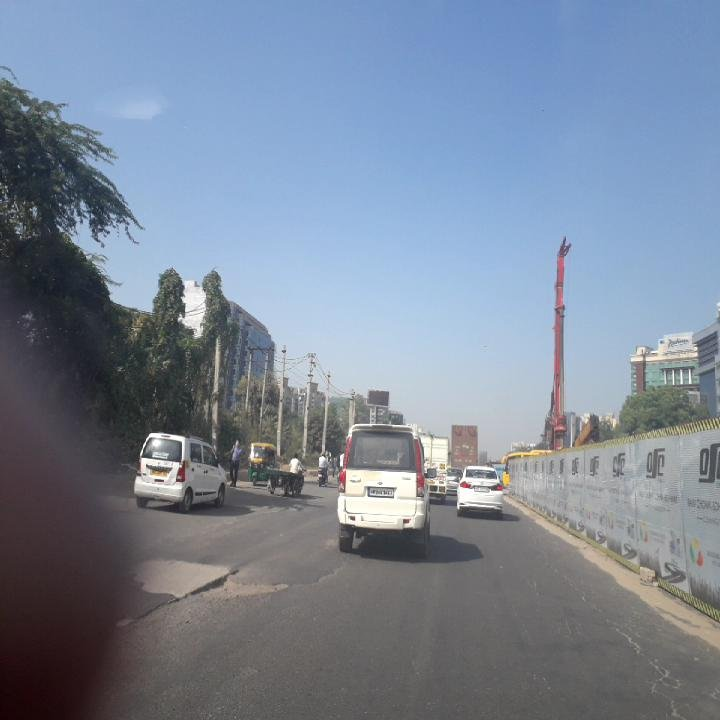
#> input picture backend/seed/images/India_000054.jpg, 720 x 720 px
$ python -i fraud_detection.py   (imports and definitions only)   (older library calls are emulated)
#> lines starting #> are read from the running program, lines starting #| are printed output that depends on the picture
### backend/classes.py
"""
Canonical road-defect class registry (RDD2022 codes).

Every model class name, whatever its spelling ('Potholes', 'pothole', 'D40',
'Longitudinal Crack', 'longitudinal_crack', ...), is normalised to one entry of
this registry. All other modules key their tables by `code`.
"""

from __future__ import annotations

import re
from typing import Optional

CLASSES: list[dict] = [
    {
        "id": 0,
        "code": "D00",
        "key": "longitudinal_crack",
        "label": "Longitudinal crack",
        "category": "Crack",
        "risk": "A crack running along the direction of traffic that lets water reach the base layer and widens under repeated wheel loads.",
        "repair": "Clean the crack and seal it with hot-poured bituminous sealant; patch the full depth if the edges have broken away.",
    },
    {
        "id": 1,
        "code": "D10",
        "key": "transverse_crack",
        "label": "Transverse crack",
        "category": "Crack",
        "risk": "A crack across the lane, usually from temperature movement or a weak joint, that lets water in and starts to ravel at the edges.",
        "repair": "Rout and seal the crack; cut out and patch the section if it has opened wider than about 20 mm.",
    },
    {
        "id": 2,
        "code": "D20",
        "key": "alligator_crack",
        "label": "Alligator crack",
        "category": "Crack",
        "risk": "Interconnected fatigue cracking that shows the pavement structure is failing under load and will break out into potholes.",
        "repair": "Remove the cracked area and rebuild it with a full-depth patch, or mill and overlay the stretch if the cracking is widespread.",
    },
    {
        "id": 3,
        "code": "D40",
        "key": "pothole",
        "label": "Pothole",
        "category": "Pothole",
        "risk": "A hole in the surface that damages vehicles, makes two-wheelers swerve and grows quickly with traffic and rain.",
        "repair": "Cut the edges square, clean and tack-coat the hole, then fill and compact it with hot-mix asphalt (cold mix as a temporary fix in rain).",
    },
]

BY_CODE: dict[str, dict] = {c["code"]: c for c in CLASSES}
BY_KEY: dict[str, dict] = {c["key"]: c for c in CLASSES}
CRACK_CODES = frozenset({"D00", "D10", "D20"})


def _squash(name: str) -> str:
    """Lower-case and drop spaces, underscores, hyphens and slashes."""
    return re.sub(r"[\s_\-/]+", "", str(name).strip().lower())


_ALIASES: dict[str, str] = {}
for _c in CLASSES:
    for _alias in (_c["code"], _c["key"], _c["label"]):
        _ALIASES[_squash(_alias)] = _c["code"]
_ALIASES.update({
    _squash("potholes"): "D40",
    _squash("pot hole"): "D40",
    _squash("longitudinal"): "D00",
    _squash("longitudinal cracks"): "D00",
    _squash("transverse"): "D10",
    _squash("transverse cracks"): "D10",
    _squash("alligator"): "D20",
    _squash("alligator cracks"): "D20",
    _squash("fatigue crack"): "D20",
})


# [8 lines left out: function normalize, not called in this run]


def code_of(name, default: str = "D00") -> str:
    entry = normalize(name)
    return entry["code"] if entry else default


def public_classes() -> list[dict]:
    return [{"id": c["id"], "code": c["code"], "key": c["key"], "label": c["label"]} for c in CLASSES]

### backend/fraud_detection.py
"""
RoadGuard AI report trust checks.
Multi-layer checks that keep fake or irrelevant citizen reports off the ledger.

Layers:
1. Image authenticity — screen capture, AI-generated, stock photo detection
2. GPS validation — spoofing detection, land vs water check
3. Duplicate detection — same location radius matching
4. Behavioral analysis — submission rate, pattern anomalies
5. Content validation — irrelevant images, photos with no road defect
"""

import math
import time
import cv2
import numpy as np
from PIL import Image

from classes import normalize

# ── Rate limiting store ──
submission_history: dict[str, list[float]] = {}  # token → list of timestamps


def check_image_authenticity(image: Image.Image) -> dict:
    """
    Detect if image is a real photo or fake (screen capture, AI-generated, stock).
    Returns trust_score (0-100) and detailed flags.
    """
    img_np = np.array(image)
    h, w = img_np.shape[:2]
#> h = 720; w = 720
    gray = cv2.cvtColor(img_np, cv2.COLOR_RGB2GRAY)
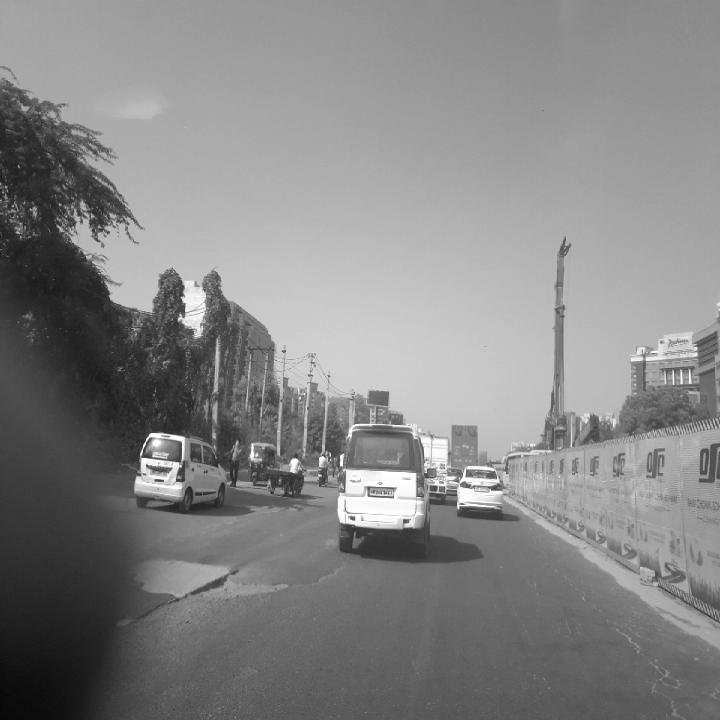
#> gray: shape (720, 720); min 7, max 255, mean 133.2
    flags = []
    penalties = []

    # ── 1. Moiré pattern detection (screen photos) ──
    f_transform = np.fft.fft2(gray.astype(float))
    f_shift = np.fft.fftshift(f_transform)
    magnitude = np.log(np.abs(f_shift) + 1)
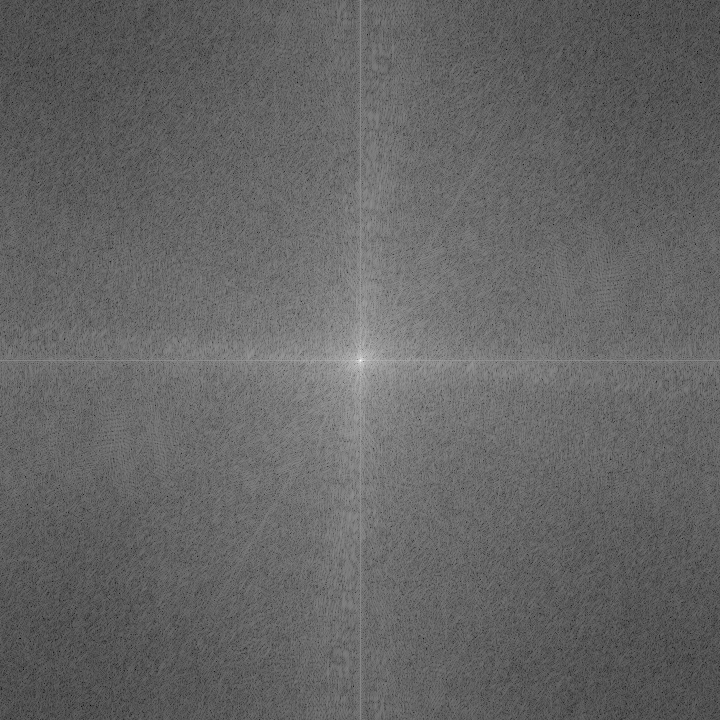
#> magnitude: shape (720, 720) float64; min 1.33, max 18.05, mean 8; drawn with min black and max white
    center_h, center_w = h // 2, w // 2
#> center_h = 360; center_w = 360
    # Check for periodic spikes in frequency domain
    outer = magnitude[center_h - h // 4:center_h + h // 4, center_w - w // 4:center_w + w // 4]
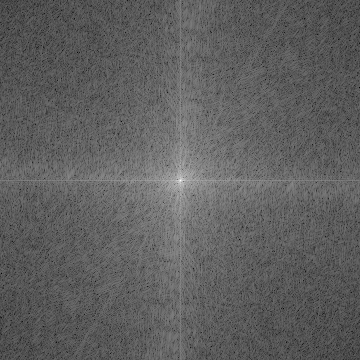
#> outer: shape (360, 360) float64; min 3.61, max 18.05, mean 9.03; drawn with min black and max white
    freq_ratio = float(np.mean(outer) / (np.mean(magnitude) + 1e-6))
#> freq_ratio = 1.13
    if freq_ratio > 1.4:
        flags.append({"type": "moire_pattern", "severity": "high",
                       "detail": "Strong moiré pattern detected — likely photographed from a screen"})
        penalties.append(30)
    elif freq_ratio > 1.2:
        flags.append({"type": "moire_pattern", "severity": "medium",
                       "detail": "Mild periodic pattern — possible screen capture"})
        penalties.append(15)

    # ── 2. Resolution check ──
    if w < 300 or h < 300:
        flags.append({"type": "low_resolution", "severity": "high",
                       "detail": f"Image is only {w}x{h}px — suspiciously low for a phone camera"})
        penalties.append(20)
    elif w < 500 or h < 500:
        flags.append({"type": "low_resolution", "severity": "medium",
                       "detail": f"Image is {w}x{h}px — below typical phone camera resolution"})
        penalties.append(10)

    # ── 3. Brightness uniformity (screen backlight detection) ──
    row_means = np.mean(gray, axis=1)
#> row_means = 720 values, max 166.7 at index 237, min 78.31 at index 719, mean 133.2
    col_means = np.mean(gray, axis=0)
#> col_means = 720 values, max 158.9 at index 349, min 63.88 at index 9, mean 133.2
    row_var = float(np.var(np.diff(row_means)))
#> row_var = 0.838
    col_var = float(np.var(np.diff(col_means)))
#> col_var = 1.04
    if row_var < 3 and col_var < 3:
        flags.append({"type": "uniform_brightness", "severity": "high",
                       "detail": "Extremely uniform brightness — consistent with screen display"})
        penalties.append(25)
    elif row_var < 8 and col_var < 8:
        flags.append({"type": "uniform_brightness", "severity": "low",
                       "detail": "Relatively uniform brightness — may be artificial"})
        penalties.append(5)

    # ── 4. Edge sharpness / depth-of-field ──
    laplacian_var = float(cv2.Laplacian(gray, cv2.CV_64F).var())
#> laplacian_var = 382.9
    if laplacian_var < 20:
        flags.append({"type": "flat_image", "severity": "high",
                       "detail": "Very low edge variance — image appears artificially flat"})
        penalties.append(20)
    elif laplacian_var < 50:
        flags.append({"type": "flat_image", "severity": "low",
                       "detail": "Low edge variance — limited depth-of-field"})
        penalties.append(5)

    # ── 5. Color channel analysis (AI-generated images often have unnatural color distributions) ──
    hsv = cv2.cvtColor(img_np, cv2.COLOR_RGB2HSV)
#> hsv: shape (720, 720, 3); mean H, S, V 91, 52.3, 154.9
    sat_std = float(np.std(hsv[:, :, 1]))
#> sat_std = 37.49
    if sat_std < 15:
        flags.append({"type": "unnatural_color", "severity": "medium",
                       "detail": f"Very low color saturation variance ({sat_std:.1f}) — may be AI-generated or heavily filtered"})
        penalties.append(10)

    # ── 6. Aspect ratio check (screenshots have specific ratios) ──
    ratio = w / h if h > 0 else 1
#> ratio = 1
    screen_ratios = [16 / 9, 9 / 16, 4 / 3, 3 / 4, 16 / 10]  # Common screen ratios
    for sr in screen_ratios:
        if abs(ratio - sr) < 0.01:
            flags.append({"type": "screen_aspect_ratio", "severity": "low",
                           "detail": f"Image aspect ratio ({ratio:.3f}) exactly matches common screen ratio"})
            penalties.append(5)
            break
#> after the loop, penalties = [25]

    # ── 7. JPEG quality estimation ──
    # Low quality + high resolution = suspicious (re-saved many times)
    if w > 1000 and h > 1000:
        # Check for JPEG blocking artifacts
        block_diff = float(np.mean(np.abs(np.diff(gray[::8, :], axis=0))))
        if block_diff > 30:
            flags.append({"type": "compression_artifacts", "severity": "low",
                           "detail": "Heavy compression artifacts — image may have been re-saved multiple times"})
            penalties.append(5)

    # ── Calculate trust score ──
    total_penalty = min(sum(penalties), 90)  # Cap at 90 so we never go below 10
#> total_penalty = 25
    trust_score = max(10, 100 - total_penalty)
#> trust_score = 75

    # Classification
    if trust_score >= 75:
        verdict = "authentic"
        recommendation = "Image appears to be a genuine photograph"
    elif trust_score >= 50:
        verdict = "suspicious"
        recommendation = "Image has some anomalies — manual verification recommended"
    else:
        verdict = "likely_fake"
        recommendation = "Image is likely not a genuine photograph — review required"

    return {
        "trust_score": trust_score,
        "verdict": verdict,
        "flags": flags,
        "recommendation": recommendation,
        "checks_performed": 7,
        "penalties_applied": len(penalties),
    }


# [239 lines left out: functions check_gps_validity, check_duplicate_report, check_submission_rate, check_detection_relevance, run_full_fraud_check, not called in this run]

>>> import cv2
>>> picture = cv2.cvtColor(cv2.imread('seed/images/India_000054.jpg'), cv2.COLOR_BGR2RGB)
>>> result = check_image_authenticity(picture)
#> result = 6 items

$ run again, on backend/seed/images/India_000200.jpg
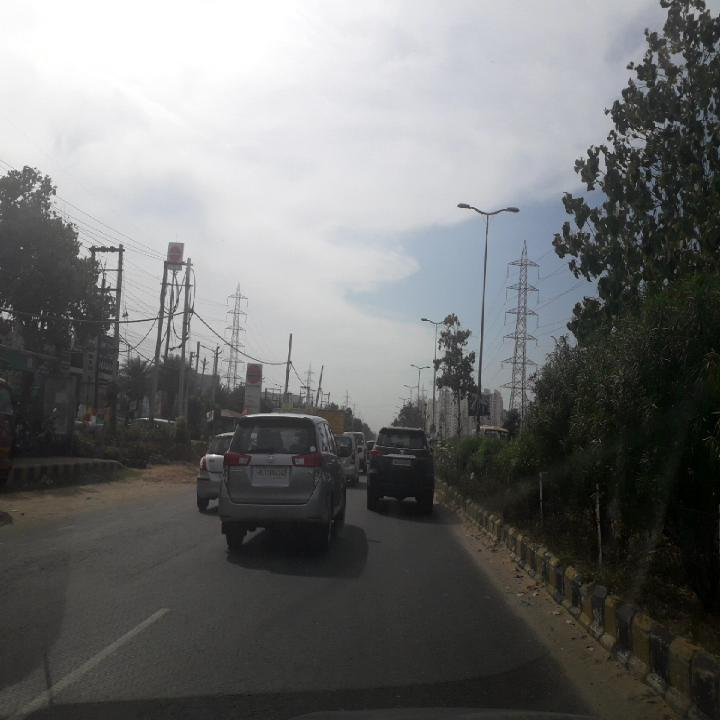
#> input picture backend/seed/images/India_000200.jpg, 720 x 720 px
#> in check_image_authenticity, `outer = magnitude[center_h - h // 4:center_h + h // 4, center_w - w //..`:
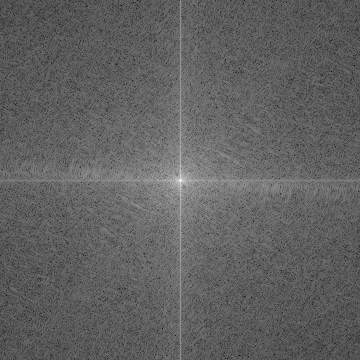
#> outer: shape (360, 360) float64; min 3.57, max 17.88, mean 9.05; drawn with min black and max white
#> freq_ratio = 1.11
#> row_means = 720 values, max 224.3 at index 8, min 34.64 at index 452, mean 112.2
#> col_means = 720 values, max 147.3 at index 210, min 25.37 at index 701, mean 112.2
#> row_var = 0.652
#> col_var = 0.835
#> laplacian_var = 451.9
#> hsv: shape (720, 720, 3); mean H, S, V 54, 25, 114.9
#> sat_std = 37.09
#> result = 6 items

$ run again, on backend/seed/images/India_000543.jpg
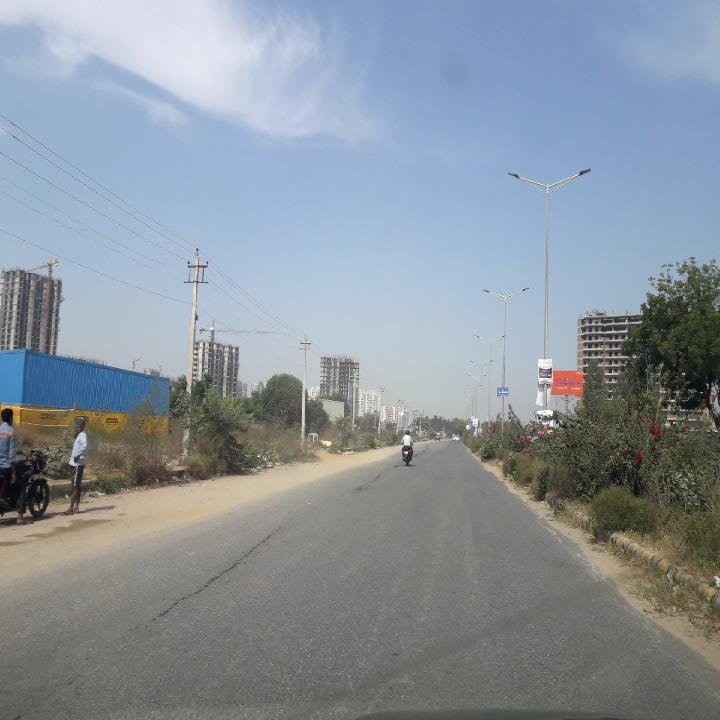
#> input picture backend/seed/images/India_000543.jpg, 720 x 720 px
#> in check_image_authenticity, `gray = cv2.cvtColor(img_np, cv2.COLOR_RGB2GRAY)`:
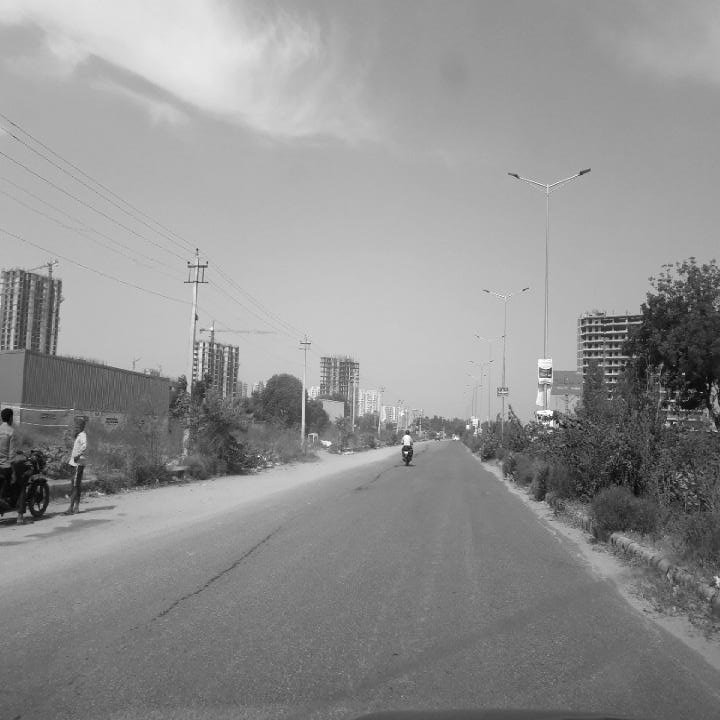
#> gray: shape (720, 720); min 1, max 255, mean 145
#> in check_image_authenticity, `outer = magnitude[center_h - h // 4:center_h + h // 4, center_w - w //..`:
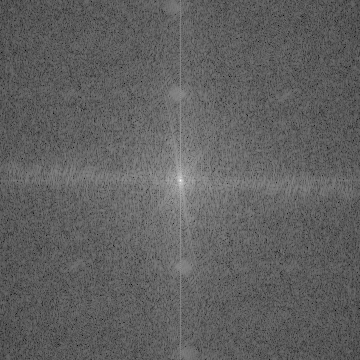
#> outer: shape (360, 360) float64; min 3.44, max 18.14, mean 9.02; drawn with min black and max white
#> freq_ratio = 1.11
#> row_means = 720 values, max 182.9 at index 256, min 92.43 at index 719, mean 145
#> col_means = 720 values, max 166.7 at index 303, min 107.5 at index 697, mean 145
#> row_var = 0.914
#> col_var = 0.89
#> laplacian_var = 465
#> hsv: shape (720, 720, 3); mean H, S, V 68.7, 45.6, 162.2
#> sat_std = 32.45
#> result = 6 items

$ run again, on backend/seed/images/India_000596.jpg
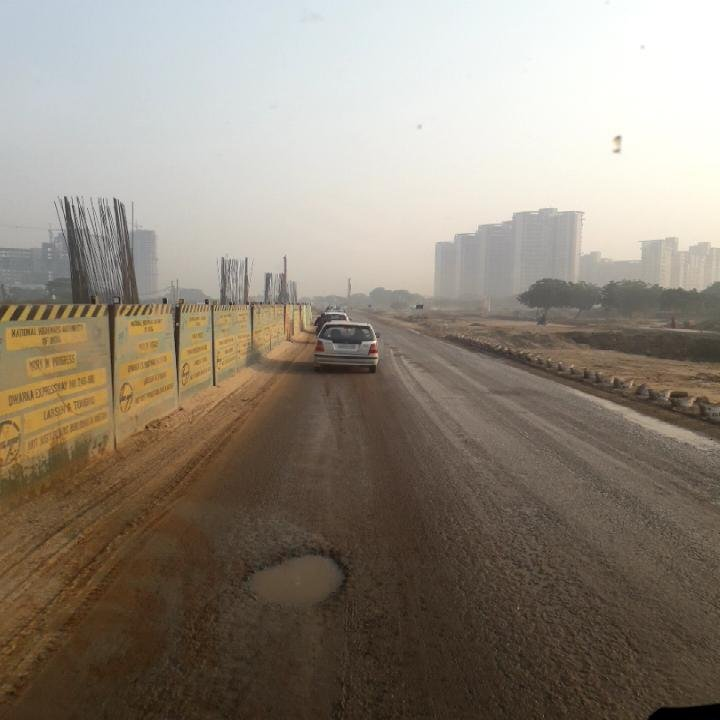
#> input picture backend/seed/images/India_000596.jpg, 720 x 720 px
#> in check_image_authenticity, `gray = cv2.cvtColor(img_np, cv2.COLOR_RGB2GRAY)`:
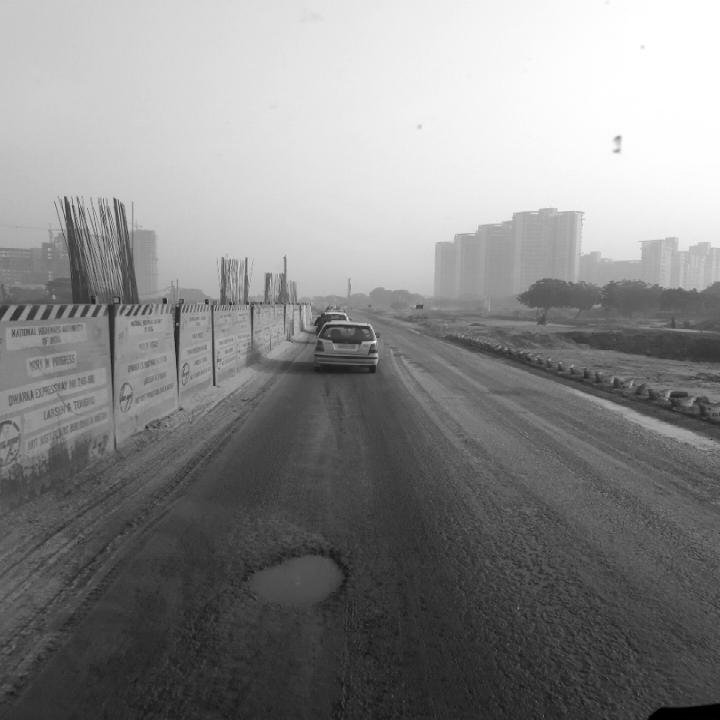
#> gray: shape (720, 720); min 0, max 255, mean 135.9
#> in check_image_authenticity, `outer = magnitude[center_h - h // 4:center_h + h // 4, center_w - w //..`:
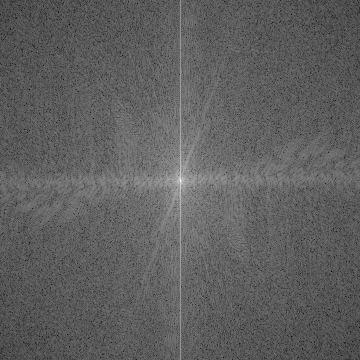
#> outer: shape (360, 360) float64; min 3.09, max 18.07, mean 8.72; drawn with min black and max white
#> freq_ratio = 1.15
#> row_means = 720 values, max 232.8 at index 95, min 39.08 at index 716, mean 135.9
#> col_means = 720 values, max 148.4 at index 631, min 116 at index 112, mean 135.9
#> row_var = 0.529
#> col_var = 0.575
#> laplacian_var = 196.7
#> hsv: shape (720, 720, 3); mean H, S, V 30.2, 62.8, 145.6
#> sat_std = 51.73
#> result = 6 items
